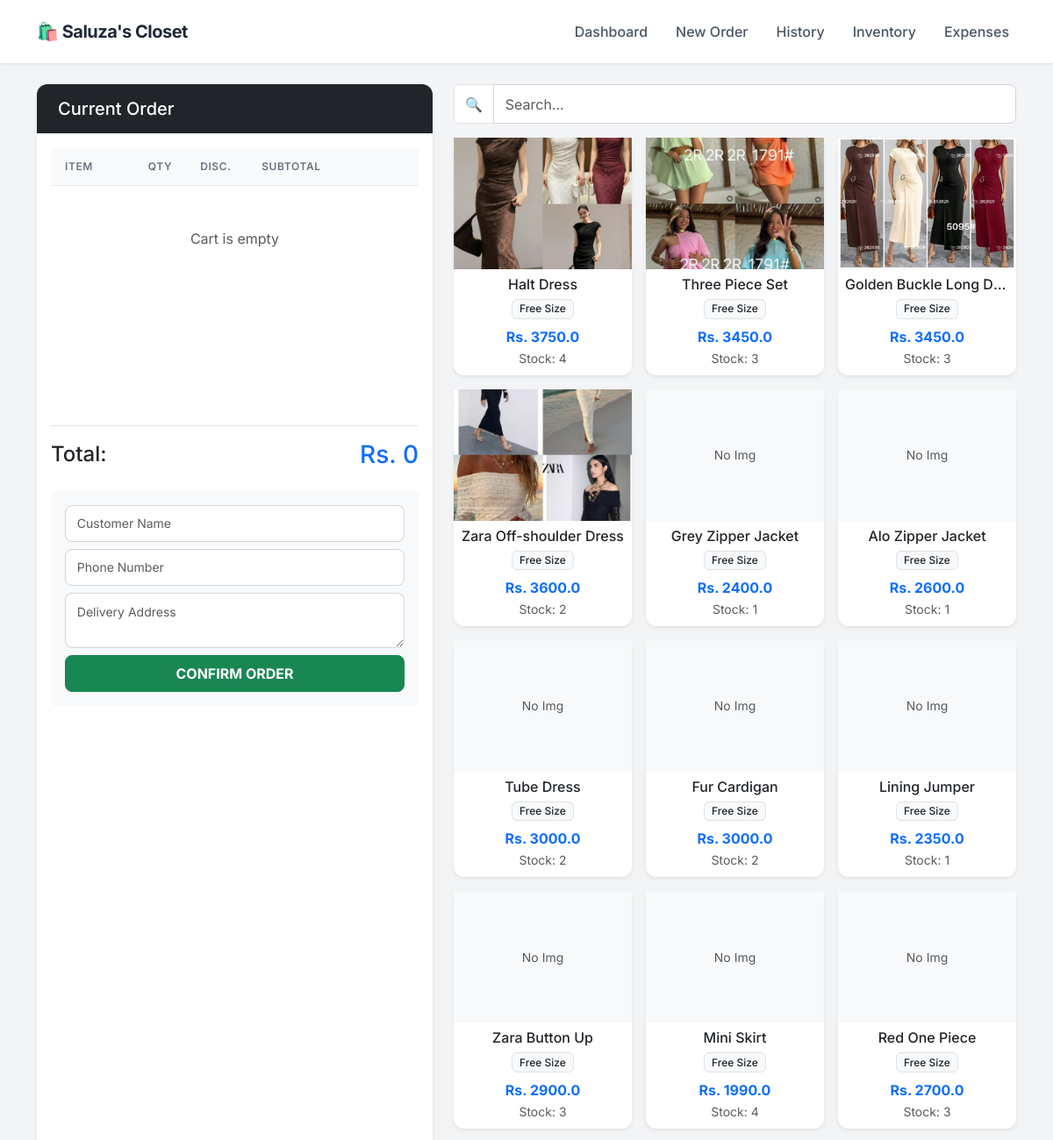
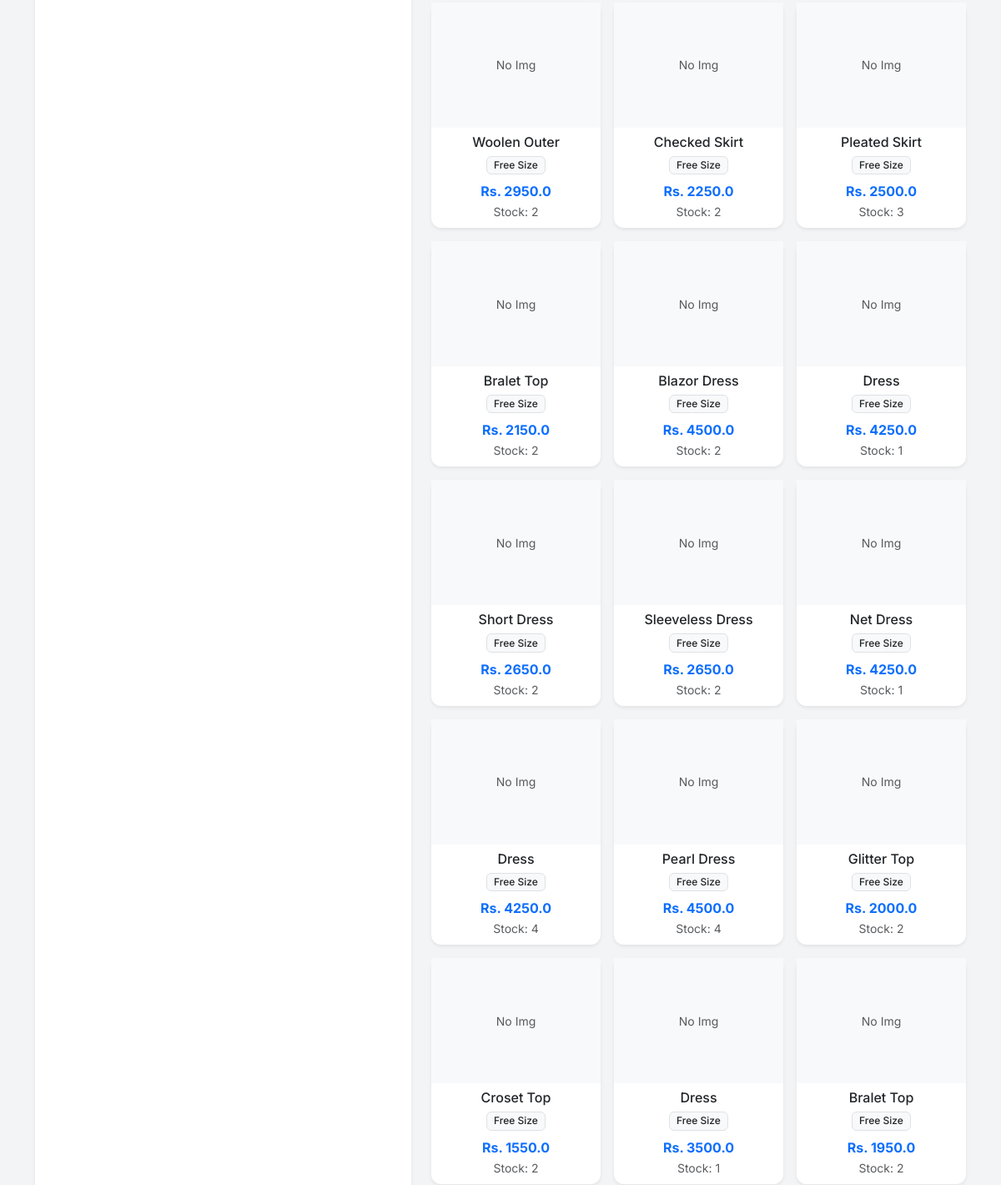
The app's page /new_order (upper part), older data (2 pictures, top to bottom).
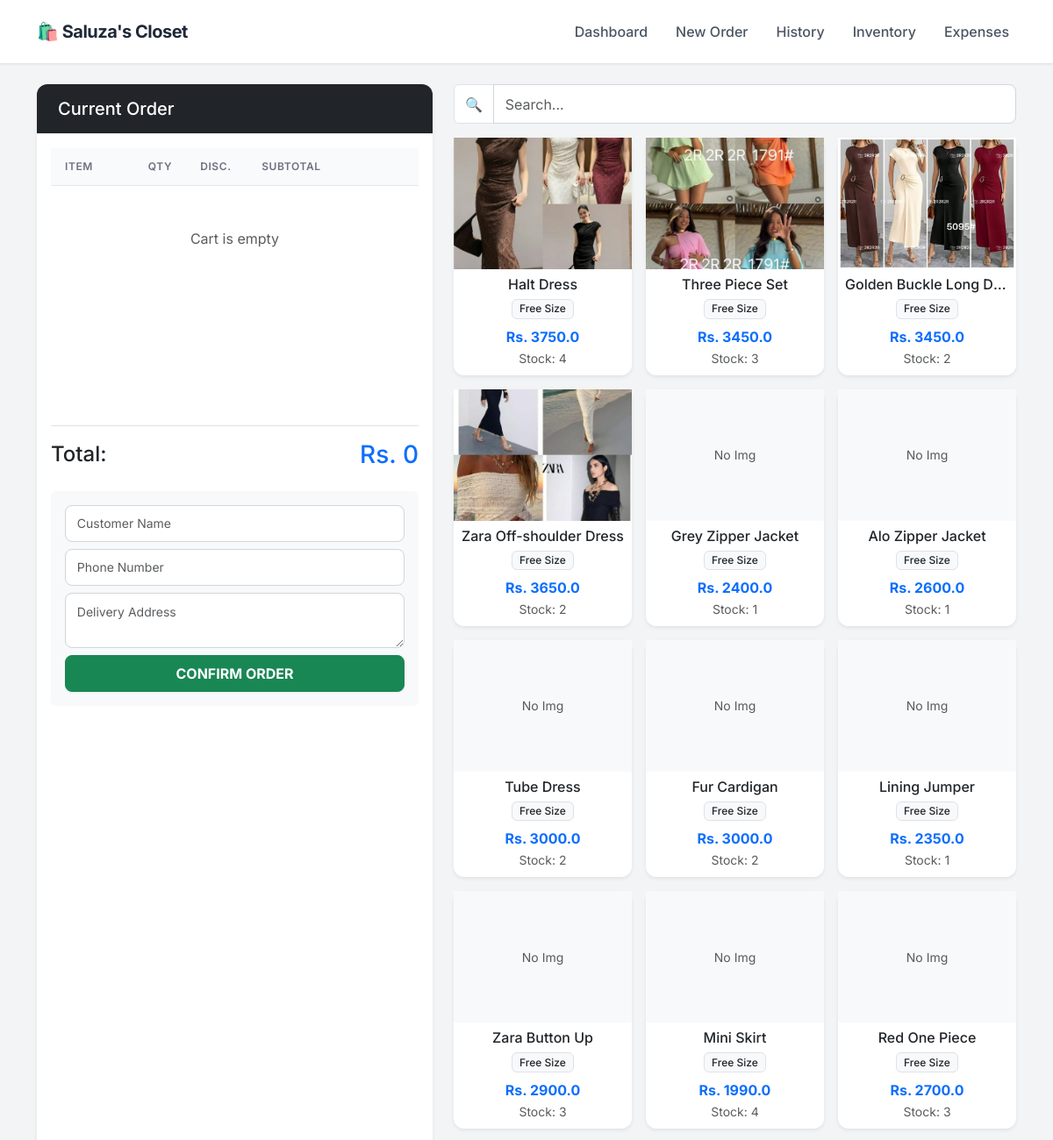
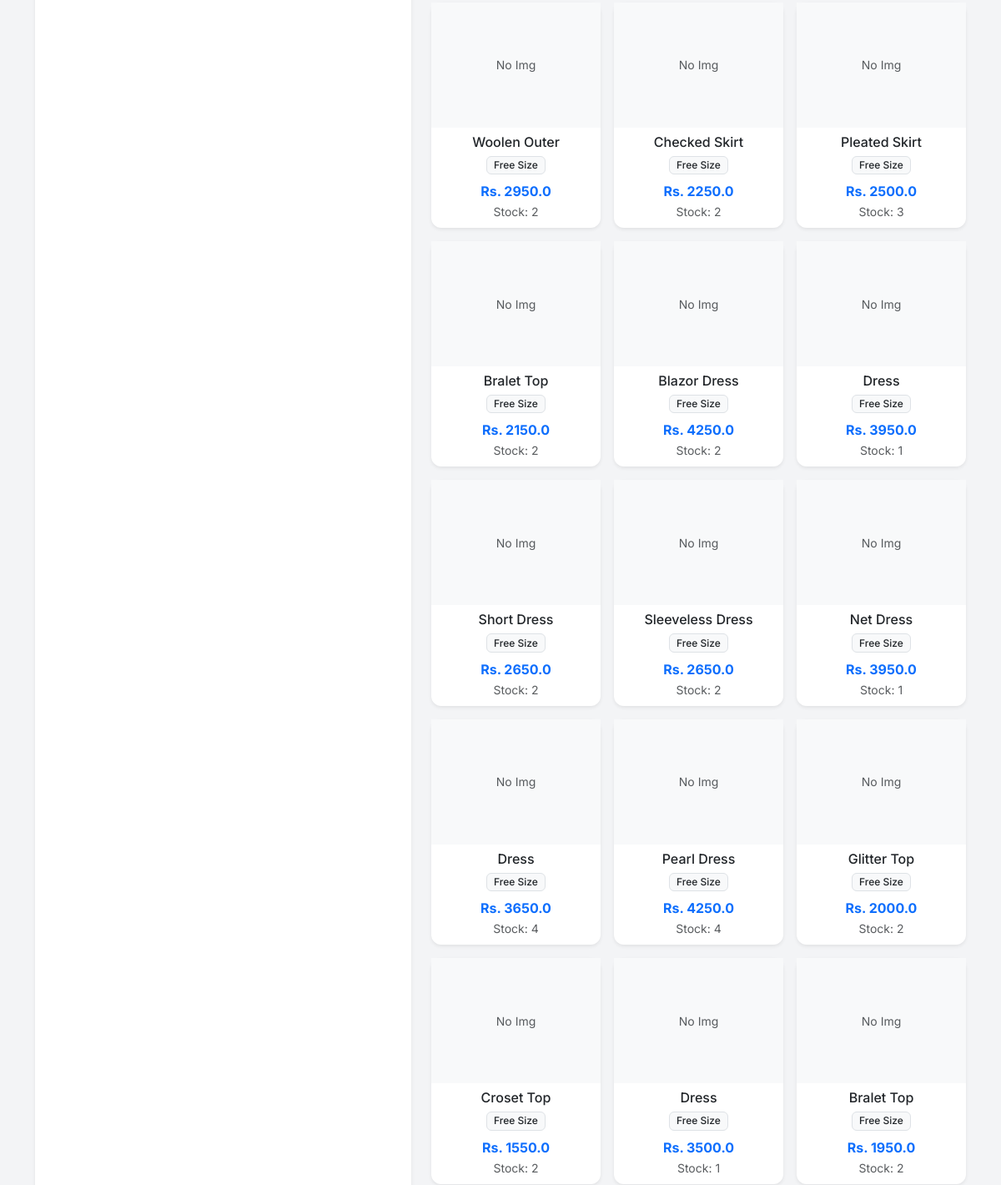
The same page, newer data (2 pictures, top to bottom).
### app.py (models this page shows)
class Product(db.Model):
    id = db.Column(db.Integer, primary_key=True)
    sku = db.Column(db.String(50), unique=True, nullable=True)
    name = db.Column(db.String(100), nullable=False)
    size = db.Column(db.String(10), nullable=False)
    cost_price = db.Column(db.Float, default=0.0)
    price = db.Column(db.Float, nullable=False)
    stock = db.Column(db.Integer, default=0)
    image = db.Column(db.String(100), nullable=True)

### app.py (the view)
@app.route('/new_order')
def new_order():
    products = Product.query.filter(Product.stock > 0).all()
    return render_template('new_order.html', products=products)

### templates/new_order.html (shortened to what this page needs)
{% extends "layout.html" %}
{% block content %}
<div class="row h-100">
    <div class="col-md-5">
        <div class="card shadow-sm h-100">
            <div class="card-header bg-dark text-white">
                <h5 class="mb-0">Current Order</h5>
            </div>
            <div class="card-body d-flex flex-column">
                <div class="table-responsive flex-grow-1 mb-3" style="max-height: 300px; overflow-y: auto;">
                    <table class="table table-sm table-striped align-middle">
                        <thead class="table-light sticky-top">
                            <tr>
                                <th>Item</th>
                                <th style="width: 50px;">Qty</th>
                                <th style="width: 70px;">Disc.</th>
                                <th>Subtotal</th>
                                <th></th>
                            </tr>
                        </thead>
                    </table>
                    <div id="emptyCartMsg" class="text-center text-muted mt-5">
                        <p>Cart is empty</p>
                    </div>
                </div>
                <div class="d-flex justify-content-between align-items-center border-top pt-3 mb-3">
                    <h4>Total:</h4>
                    <h3 class="text-primary">Rs. <span id="grandTotal">0</span></h3>
                </div>
                <div class="bg-light p-3 rounded">
                    <input type="text" id="custName" class="form-control form-control-sm mb-2" placeholder="Customer Name">
                    <input type="text" id="custPhone" class="form-control form-control-sm mb-2" placeholder="Phone Number">
                    <textarea id="custAddress" class="form-control form-control-sm mb-2" rows="2" placeholder="Delivery Address"></textarea>
                    <button onclick="submitOrder()" class="btn btn-success w-100 fw-bold">CONFIRM ORDER</button>
                </div>
            </div>
        </div>
    </div>
    <div class="col-md-7">
        <div class="input-group mb-3">
            <span class="input-group-text bg-white">🔍</span>
            <input type="text" id="searchInput" class="form-control" placeholder="Search..." onkeyup="filterProducts()">
        </div>
        <div class="row row-cols-1 row-cols-md-3 g-3" id="productGrid" style="max-height: 80vh; overflow-y: auto;">
            {% for p in products %}
            <div class="col product-card-col" data-name="{{ p.name.lower() }} {{ p.sku.lower() if p.sku else '' }}">
                <div class="card h-100 shadow-sm border-0" onclick="addToCart({{ p.id }}, '{{ p.name }}', '{{ p.size }}', {{ p.price }}, {{ p.stock }})" style="cursor: pointer;">
                    <div style="height: 150px; overflow: hidden; background-color: #f8f9fa;" class="d-flex align-items-center justify-content-center">
                        {% if p.image %}
                        <img src="{{ url_for('static', filename='uploads/' + p.image) }}" style="width: 100%; height: 100%; object-fit: cover;">
                        {% else %}
                        <span class="text-muted small">No Img</span>
                        {% endif %}
                    </div>
                    <div class="card-body p-2 text-center">
                        <h6 class="card-title mb-1 text-truncate">{{ p.name }}</h6>
                        <span class="badge bg-light text-dark border">{{ p.size }}</span>
                        <div class="mt-2 text-primary fw-bold">Rs. {{ p.price }}</div>
                        <small class="text-muted">Stock: {{ p.stock }}</small>
                    </div>
                </div>
            </div>
            {% endfor %}
        </div>
    </div>
</div>
{% endblock %}

Row changes from the older to the newer data that the page shows:
changed Product "Golden Buckle Long D…": stock "3" → "2"
changed Product "Zara Off-shoulder Dress": price "3600.0" → "3650.0"
changed Product "Blazor Dress": price "4500.0" → "4250.0"
changed Product (number 18 of 27 on the later page): price "4250.0" → "3950.0"
changed Product "Net Dress": price "4250.0" → "3950.0"
changed Product (number 22 of 27 on the later page): price "4250.0" → "3650.0"
changed Product "Pearl Dress": price "4500.0" → "4250.0"
